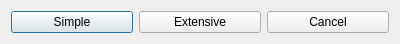
<?xml version="1.0" encoding="UTF-8"?>
<ui version="4.0">
 <class>Dialog</class>
 <widget class="QDialog" name="Dialog">
  <property name="geometry">
   <rect>
    <x>0</x>
    <y>0</y>
    <width>400</width>
    <height>41</height>
   </rect>
  </property>
  <property name="windowTitle">
   <string>Dialog</string>
  </property>
  <layout class="QHBoxLayout" name="horizontalLayout">
   <item>
    <widget class="QPushButton" name="pushButton_simple">
     <property name="text">
      <string>Simple</string>
     </property>
    </widget>
   </item>
   <item>
    <widget class="QPushButton" name="pushButton_ext">
     <property name="text">
      <string>Extensive</string>
     </property>
    </widget>
   </item>
   <item>
    <widget class="QPushButton" name="pushButton_cancel">
     <property name="text">
      <string>Cancel</string>
     </property>
    </widget>
   </item>
  </layout>
 </widget>
 <resources/>
 <connections/>
</ui>
